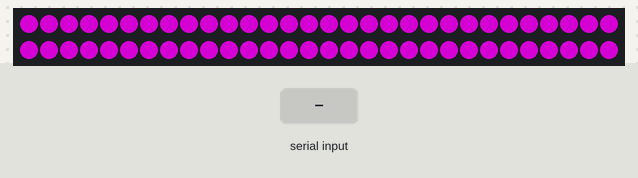
A program run on a simulated Arduino Uno R4 Minima. On the bench: 60 RGB LEDs in strip order, left to right, continuing on the next row. The inputs (shaded band) are chosen by the test bench. Dim RGB values are drawn brighter than linear.

Above: at 1.2 s.
1.3 s: "red\n" received over Serial
At 2.3 s:
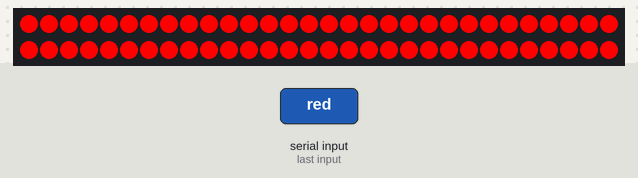
2.8 s: "blue\n" received over Serial
At 3.4 s:
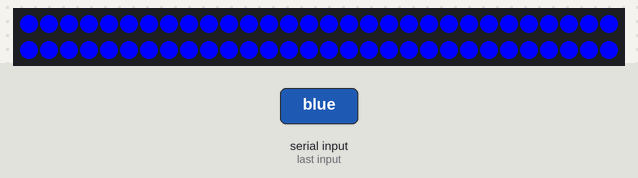
4.3 s: "white\n" received over Serial
At 4.6 s:
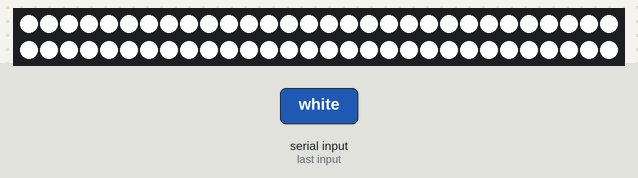
Timing chart, 0 to 7.3 s (numbered marks = the images above; inputs shaded):
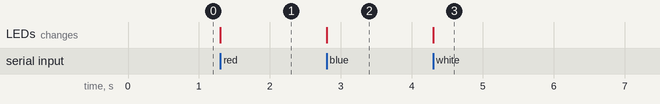

Measured:
- after the input at 1.3 s, the LEDs: change at once (image 1)
- after the input at 2.8 s, the LEDs: change at once (image 2)
- after the input at 4.3 s, the LEDs: change at once (image 3)

The program:

main.cpp
```cpp
#include <FastLED.h>
#include <HardwareSerial.h>
#include <Arduino.h>

#define NUM_LEDS 60
#define DATA_PIN 6

CRGB leds[NUM_LEDS];

void setAllLeds(CRGB color) {
    for (int i = 0; i < NUM_LEDS; i++) {
        leds[i] = color;
    }
    FastLED.show();
}

void setup() {
    Serial.begin(9600);  // UART通信を初期化
    FastLED.addLeds<NEOPIXEL, DATA_PIN>(leds, NUM_LEDS);
    setAllLeds(CRGB(128, 0, 128));  // デフォルトは紫
}


void loop() {
    if (Serial.available() > 0) {
        String command = Serial.readStringUntil('\n');
        command.trim();  // 余分な空白を削除

        if (command == "red") {
            setAllLeds(CRGB::Red);
        } else if (command == "blue") {
            setAllLeds(CRGB::Blue);
        } else if (command == "white") {
            setAllLeds(CRGB::White);
        }
    }
}
```
